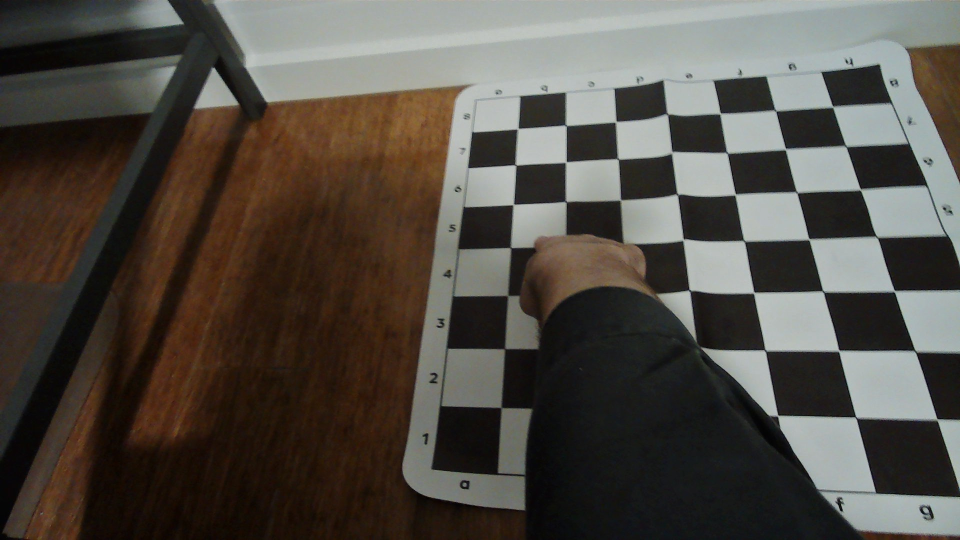
#> input picture occluded-photos/9.jpg, 1920 x 1080 px (shown at 1/2 size)
$ python test_find_board.py --mode annotate --images occluded-photos
#> lines starting #> are read from the running program, lines starting #| are printed output that depends on the picture
#> (reads corner_annotations.json from the repository)
#> in annotate_images, image is the input picture: shape (1080, 1920, 3); mean B, G, R 69.3, 76.3, 81.6
"""Program to annotate images for testing the board detector."""
import argparse
import glob
import json
import os

import cv2
import numpy as np

from find_board import detect_chessboard


class CornerAnnotator:
    def __init__(self, image, window_name="Annotate corners"):
#> called with window_name = 'Annotate corners'
        self.image = image
        self.height, self.width = image.shape[:2]
#> self.height = 1080; self.width = 1920

        # Add space around the image so off-image corners can be selected.
        self.margin_x = max(150, int(self.width * 0.4))
#> self.margin_x = 768
        self.margin_y = max(150, int(self.height * 0.4))
#> self.margin_y = 432

        self.canvas = np.zeros(
            (self.height + 2 * self.margin_y,
             self.width + 2 * self.margin_x, 3),
            dtype=np.uint8
        )

        self.canvas[:] = (45, 45, 45)
        self.canvas[
            self.margin_y:self.margin_y + self.height,
            self.margin_x:self.margin_x + self.width
        ] = image
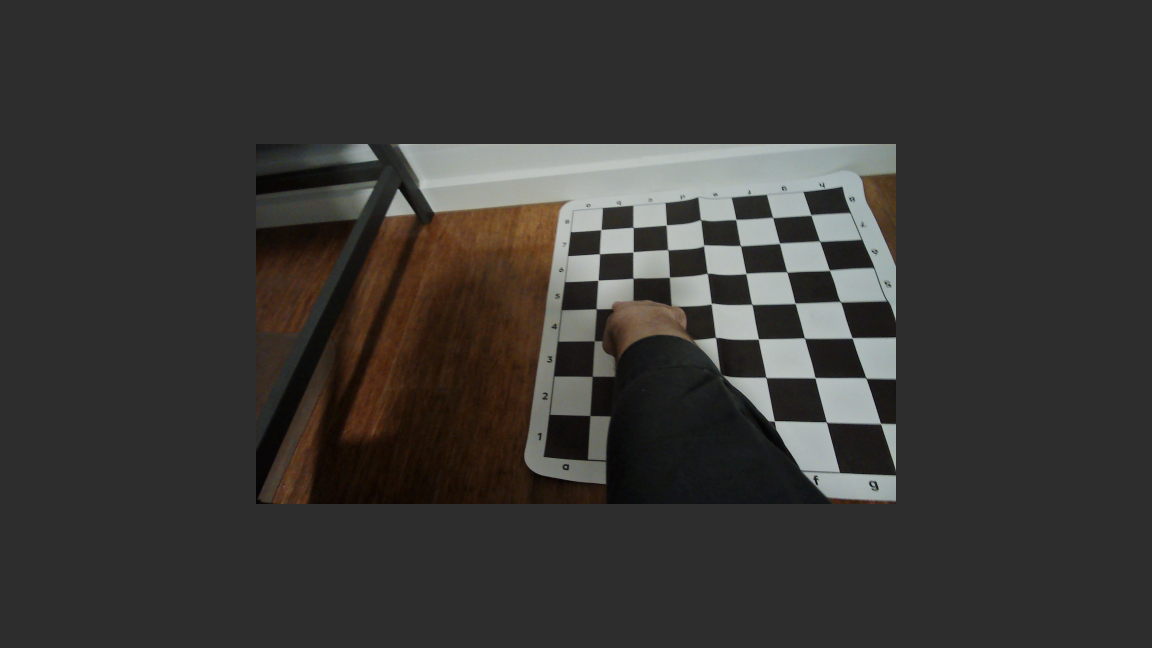
#> self.canvas: shape (1944, 3456, 3) (shown at 1/3 size); mean B, G, R 52.5, 54.7, 56.3

        self.canvas_height, self.canvas_width = self.canvas.shape[:2]
#> self.canvas_height = 1944; self.canvas_width = 3456

        self.points = []
        self.window_name = window_name

        # View state. Coordinates are in the padded canvas.
        self.zoom = 1.0
        self.view_x = 0.0
        self.view_y = 0.0

        self.min_zoom = 0.25
        self.max_zoom = 8.0
        self.zoom_step = 1.2

        self.dragging = False
        self.last_mouse = None

        # Start with the entire padded canvas visible.
        self.fit_view()

    def fit_view(self):
        screen_width = 1200
        screen_height = 800

        self.zoom = min(
            screen_width / self.canvas_width,
            screen_height / self.canvas_height,
            1.0
        )
#> self.zoom = 0.347

        self.zoom = max(self.zoom, self.min_zoom)

        visible_width = screen_width / self.zoom
#> visible_width = 3456
        visible_height = screen_height / self.zoom
#> visible_height = 2304

        self.view_x = max(0, (self.canvas_width - visible_width) / 2)
#> self.view_x = 0
        self.view_y = max(0, (self.canvas_height - visible_height) / 2)
#> self.view_y = 0

    # [41 lines left out: functions screen_to_canvas, canvas_to_image, zoom_at, clamp_view, not called in this run]

    def redraw(self):
        screen_width = 1200
        screen_height = 800

        visible_width = max(1, int(screen_width / self.zoom))
#> visible_width = 3456
        visible_height = max(1, int(screen_height / self.zoom))
#> visible_height = 2304

        x1 = int(self.view_x)
#> x1 = 0
        y1 = int(self.view_y)
#> y1 = 0
        x2 = min(self.canvas_width, x1 + visible_width)
        y2 = min(self.canvas_height, y1 + visible_height)

        view = self.canvas[y1:y2, x1:x2].copy()

        # Convert marked points to coordinates within the current view.
        view_points = []
        for point in self.points:
            canvas_x = point[0] + self.margin_x
            canvas_y = point[1] + self.margin_y
            view_points.append((int(round(canvas_x - x1)), int(round(canvas_y - y1))))

        # Connect the marked corners in the order they were selected.
        # Once all four are marked, close the outline into a quadrilateral.
        if len(view_points) >= 2:
            cv2.polylines(
                view,
                [np.asarray(view_points, dtype=np.int32)],
                len(view_points) == 4,
                (0, 255, 0),
                max(1, int(round(2 / self.zoom))),
                cv2.LINE_AA
            )

        # Draw selected points and their numbers over the connecting lines.
        for index, (local_x, local_y) in enumerate(view_points):
            px = int(local_x * self.zoom)
            py = int(local_y * self.zoom)

            if -20 <= px < screen_width + 20 and -20 <= py < screen_height + 20:
                radius = max(3, int(7 / self.zoom))
                cv2.circle(view, (local_x, local_y), radius, (0, 255, 0), -1)
                cv2.putText(
                    view,
                    str(index + 1),
                    (local_x + radius + 3, local_y - radius - 3),
                    cv2.FONT_HERSHEY_SIMPLEX,
                    max(0.4, 0.6 / self.zoom),
                    (0, 255, 0),
                    2
                )

        display = cv2.resize(
            view,
            (max(1, int(view.shape[1] * self.zoom)),
             max(1, int(view.shape[0] * self.zoom))),
            interpolation=cv2.INTER_LINEAR if self.zoom > 1 else cv2.INTER_AREA
        )
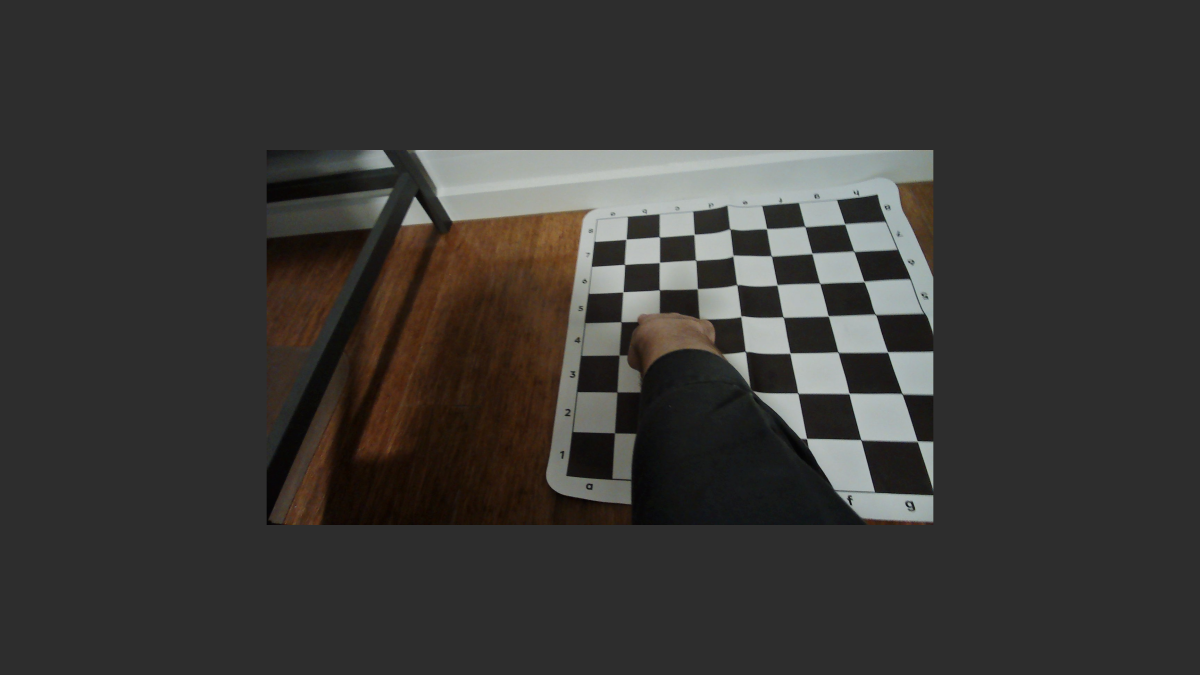
#> display: shape (675, 1200, 3); mean B, G, R 52.5, 54.7, 56.3

        # Keep the display at a consistent size.
        output = np.zeros((screen_height, screen_width, 3), dtype=np.uint8)
        output[:] = (25, 25, 25)

        h = min(display.shape[0], screen_height)
        w = min(display.shape[1], screen_width)
        output[:h, :w] = display[:h, :w]
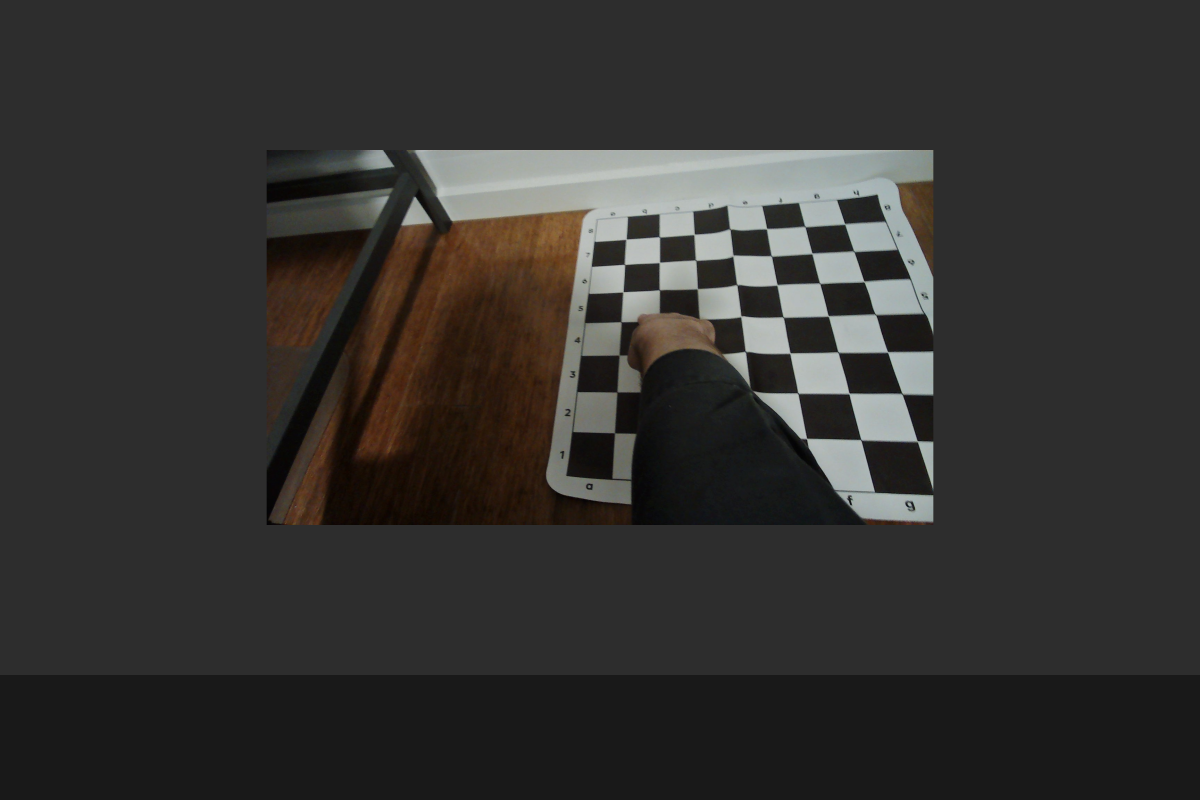
#> output: shape (800, 1200, 3); mean B, G, R 48.2, 50, 51.4

        instructions = (
            f"Points: {len(self.points)}/4 | Zoom: {self.zoom:.2f}x | "
            "Wheel: zoom | Middle drag: pan"
        )

        cv2.putText(
            output, instructions, (10, 25),
            cv2.FONT_HERSHEY_SIMPLEX, 0.6, (255, 255, 255), 1
        )

        cv2.putText(
            output, "Wheel / +/-: zoom | 0: fit | U: undo | R: reset | S: save | N: skip | Q: quit",
            (10, 50), cv2.FONT_HERSHEY_SIMPLEX, 0.55,
            (255, 255, 255), 1
        )
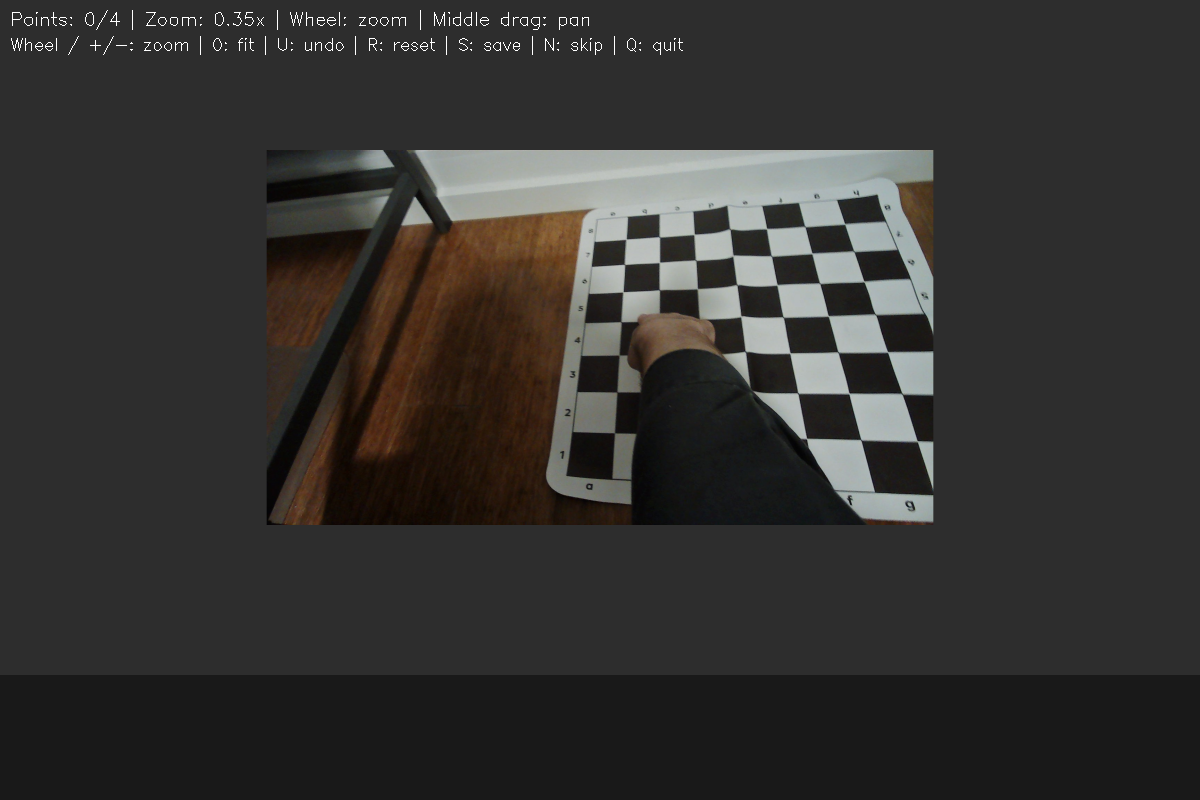
#> output: shape (800, 1200, 3); mean B, G, R 48.7, 50.5, 51.9

        cv2.imshow(self.window_name, output)

    # [41 lines left out: function mouse_callback, not called in this run]

    def run(self):
        cv2.namedWindow(self.window_name, cv2.WINDOW_NORMAL)
        cv2.resizeWindow(self.window_name, 1200, 800)
        cv2.setMouseCallback(self.window_name, self.mouse_callback)

        self.redraw()

        while True:
            key = cv2.waitKey(20) & 0xFF
#> (key q is pressed here)

            if key in (ord("+"), ord("=")):
                self.zoom_at(600, 400, self.zoom_step)
                self.redraw()

            elif key in (ord("-"), ord("_")):
                self.zoom_at(600, 400, 1 / self.zoom_step)
                self.redraw()

            elif key == ord("0"):
                self.fit_view()
                self.redraw()

            elif key == ord("u"):
                if self.points:
                    self.points.pop()
                self.redraw()

            elif key == ord("r"):
                self.points = []
                self.redraw()

            elif key == ord("s"):
                if len(self.points) == 4:
                    cv2.destroyWindow(self.window_name)
                    return self.points, "save"

            elif key == ord("n"):
                cv2.destroyWindow(self.window_name)
                return None, "skip"

            elif key == ord("q") or key == 27:
                cv2.destroyWindow(self.window_name)
                return None, "quit"


def load_images(image_dir):
    extensions = ("*.jpg", "*.jpeg", "*.png", "*.bmp", "*.tif", "*.tiff")
    paths = []

    for extension in extensions:
        paths.extend(glob.glob(os.path.join(image_dir, extension)))

    return sorted(paths)


def load_annotations(annotation_file):
    if os.path.exists(annotation_file):
        with open(annotation_file, "r") as file:
            return json.load(file)

    return {}


def save_annotations(annotation_file, annotations):
    os.makedirs(os.path.dirname(os.path.abspath(annotation_file)), exist_ok=True)

    with open(annotation_file, "w") as file:
        json.dump(annotations, file, indent=4)


def annotate_images(image_paths, annotation_file):
    annotations = load_annotations(annotation_file)

    for image_path in image_paths:
        image = cv2.imread(image_path)

        if image is None:
            print(f"Could not load {image_path}")
            continue

        print(f"\nAnnotating: {image_path}")

        annotator = CornerAnnotator(image)
        points, action = annotator.run()
#> action = 'quit'

        if action == "quit":
            break

        if action == "skip":
            continue

        annotations[image_path] = points
        save_annotations(annotation_file, annotations)

        print(f"Saved annotations for {image_path}")

    save_annotations(annotation_file, annotations)


# [140 lines left out: functions align_corners, draw_comparison, evaluate_images, not called in this run]


def main():
    parser = argparse.ArgumentParser()
    parser.add_argument("--mode", choices=["annotate", "evaluate"], required=True)
    parser.add_argument("--images", required=True)
    parser.add_argument("--annotations", default="corner_annotations.json")
    parser.add_argument("--max-distance", type=float, default=5.0)

    args = parser.parse_args()

    image_paths = load_images(args.images)

    if not image_paths:
        print("No images found.")
        return

    if args.mode == "annotate":
        annotate_images(image_paths, args.annotations)

    elif args.mode == "evaluate":
        evaluate_images(image_paths, args.annotations, args.max_distance)


if __name__ == "__main__":
    main()
